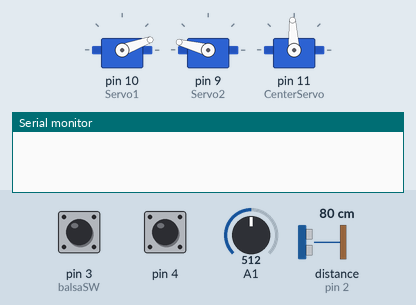
Recording of a sketch running on a simulated Arduino Uno, built with avr-gcc and run on an emulated ATmega328P. Parts: 3 × servo, the last lines printed to the serial monitor. Wiring (inferred from the names in the program): ultrasonic range finder: trigger pin 12; echo pin 2. The test bench sets the inputs (shaded band); at power-on: pin 4 HIGH, pin 3 (balsaSW) HIGH, A1 = 512, distance to the obstacle (sensor on pin 2) 80 cm. The echo pulse lasts 58.3 µs per cm.

Above: at 0.8 s.
0.9 s: pin 4 pulled LOW for 0.15 s
3.9 s: pin 3 (balsaSW) pulled LOW for 0.15 s
At 5.0 s:
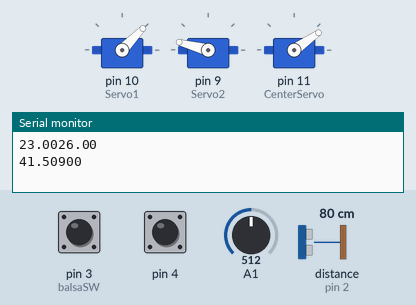
7.0 s: A1 set to 171
10.0 s: A1 set to 154
At 10.15 s:
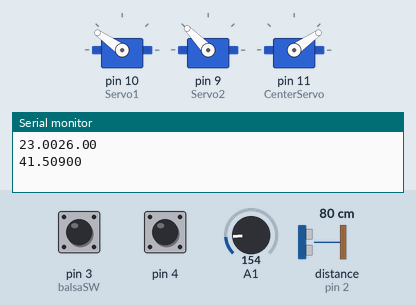
13.0 s: distance to the obstacle (sensor on pin 2) set to 2 cm
At 13.15 s:
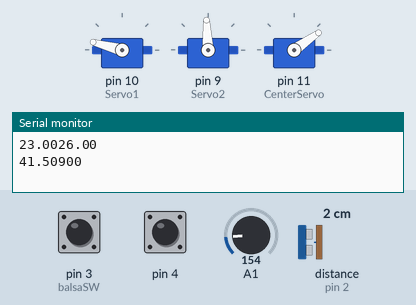
16.0 s: pin 3 (balsaSW) pulled LOW for 1 s
At 16.7 s:
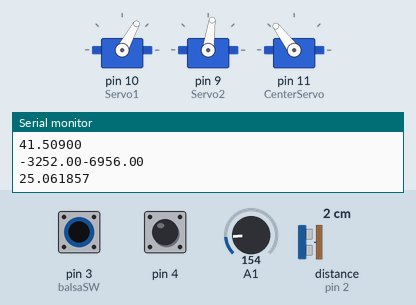
Timing chart, 0 to 23.0 s (numbered marks = the images above; inputs shaded):
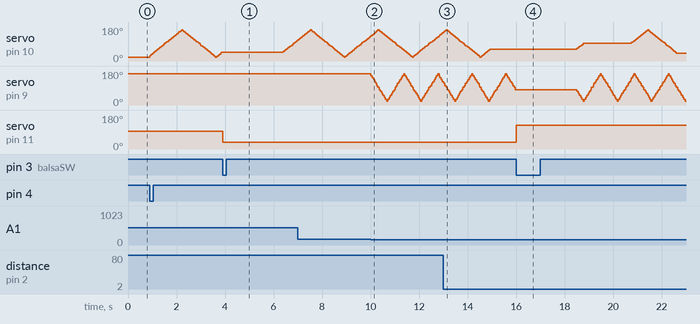

The sketch:

termProject.ino
```cpp
#include "ServoTimer2.h" // Servo.h가 TimerOne.h를 참조하므로 두 라이브러리를 함께 사용 불가. 따라서 Servotimer2.h 사용 이 때 angle 750(0도)~2250(180도)임에 주의
#include <TimerOne.h>
#include "LiquidCrystal_I2C.h"

#define trig 12 // 초음파 trig
#define echo 2 // 초음파 echo를 인터럽트 핀0으로 사용
#define DAngle 28 // unit angle = 180/DAngle이 되는 값. 실제로는 140도라서 140/DAngle=5가 되는 값이 28로 잡음
#define TimerInterval 50000 // 타이머 시간초 간격 -> 서보모터 회전속도(작을수록 빠름) us단위. 50000 권장
#define balsaSW 3

//객체 생성
ServoTimer2 Servo1; // Servo1 객체 생성(포신 왼쪽)
ServoTimer2 Servo2; // Servo2 객체 생성(포신 오른쪽)
ServoTimer2 CenterServo; //포신 좌우 조절 서보 객체 생성
ServoTimer2 balsaServo; //발사를 조절하는 서보 객체 생성 => continuous servo FS90R 사용
//LiquidCrystal_I2C lcd(0x27,20,4);  // 접근주소: 0x3F or 0x27

//x,y 계산 관련 변수
int x,y; //서보모터 1이 계산한 x,y
int x2,y2;
float savedx, savedy;       //발사버튼 눌렸을 때 저장된 x,y값

//발사 관련 변수
int make2Second=0;        //BALSSA 함수에서 약 2초 세고 발사
int MODE=1;               //MODE1:자동인식, MODE2:발사모드

//함수원형
void getDistance();       //거리 측정
void countXY();           //서보1 측정된 거리로 xy값 반환
void countXY2();          //서보2 측정된 거리로 xy값 반환
void countRXY();          //xy값을 통해 중앙서보모터 각도 계산
void ActiveCode();        //MODE1 코드 실행(적 탐지)
void BALSSA();            //MODE2 코드 실행(발사)

//그 외 변수
volatile bool state=false;          // 타이머 tick마다 신호(state) 보내줌
int cntServo=0;                     //루프 안에서의 서보카운트
int cntServo2=0;                    //루프 안에서의 서보카운트2
volatile bool ServoEnable=true;     //서보 동작시킬 것인가
volatile bool ServoEnable2=true;
volatile int distance;              //초음파 센서가 읽은 거리
volatile int distance2;             //psd 센서가 읽은 거리
int mappedAngle=750;                // 0~180도 범위를 ServoTimer2 범위(750~2250)로 맵핑
int mappedAngle2=2250;              // 서보2
float servo1Angle=20;               //서보모터1의 초기 각도값(countXY)에서 사용
float servo2Angle=20;               //서보모터2의 초기 각도값(countXY2)에서 사용
bool wave_finished = true;          //pulseIn 딜레이 없애기 - github DooHaKim/Radar_non_block.c
unsigned long _start, _end;
float theta=70;                       //CenterServo 각도를 위해 x,y 아크탄젠트를 통해 세타값 계산하기 위한 변수. 초기값 70
int mappedCSA=0;                    //맵핑된 Center Servo Angle
bool chkCSA = false;                //Center Servo Angle를 받아왔는가?


void Out_Wave(){   //초음파 딜레이 없애기 함수1-1
  wave_finished = false;
  digitalWrite(trig,HIGH);
  delayMicroseconds(10);
  digitalWrite(trig,LOW);
}

void ISR_echo(){      //초음파 딜레이 없애기 함수1-2
  switch(digitalRead(echo)){
    case HIGH:
      _start = micros();
      break;
    case LOW:
      _end = micros();
      wave_finished = true;
      break;
    }
  }


void tick(void){      //타이머 인터럽트 tick
  state=true;         //시간간격마다 cntServo 변수값 1씩 증가시키는 변수
  getDistance();
  countXY();
  countXY2();

  //Serial.print("x= ");Serial.print(x);Serial.print(", y= ");Serial.print(y);Serial.print(", x2= ");Serial.print(x2);Serial.print(", y2= ");Serial.println(y2);
  //Serial.print("distance1= ");Serial.print(distance);Serial.print(", distance2= ");Serial.println(distance2);
}

void MODE_C2(){     //인터럽트 스위치 눌리면 모드2 시작(BALSSA 함수 실행)
  savedx=(x+x2)/2;
  savedy=(y+y2)/2;
  MODE=2;
}

//초기 세팅
void setup() {
  pinMode(balsaSW, INPUT_PULLUP);   //인터럽트 발사 스위치(3핀) 내부풀업
  pinMode(4,INPUT_PULLUP);          //스위치(4핀) 내부풀업
  Serial.begin(115200);             //시리얼 모니터 통신속도
  pinMode(trig,OUTPUT);             //초음파 trig
  pinMode(echo,INPUT);              //초음파 echo
  attachInterrupt(0, ISR_echo, CHANGE);               //초음파 인터럽트0
  attachInterrupt(1, MODE_C2, FALLING);                //발사
  Servo1.attach(10);                //서보 9,10번핀 사용->아날로그 신호(PWM)
  Servo2.attach(9);                 //서보
  CenterServo.attach(11);           //포신 좌우조절 서보 11번 핀(PWM)
//  balsaServo.attach(5);             //발사를 조절하는 서보
  Timer1.initialize(TimerInterval); //시간초 간격 500000->0.5s
  Timer1.attachInterrupt(tick);     //시간초 간격마다 tick의 동작
  Out_Wave();                       //초음파 딜레이 없애기 함수1
//  lcd.init();                       //lcd 시작
//  lcd.backlight();                  //lcd 배경불빛
  Servo1.write(750);                //서보 초기 각도
  Servo2.write(2250);
//  lcd.setCursor(0,0);               //lcd 초기 입력값
//  lcd.print("Press Start");
//  lcd.setCursor(0,1);
//  lcd.print("Loading...");
  CenterServo.write(1500);
  int sw=digitalRead(4);            //시작버튼 핀4 지정
  balsaServo.write(1500);
  while(sw==1){                     //시작 버튼 눌릴 때까지 대기
    sw=digitalRead(4);
  }
//  lcd.clear();
  getDistance();                    //처음 거리 계산
}


//메인 루프
void loop() {
    if (MODE==1) ActiveCode();
    if (MODE==2) BALSSA();

}


//모드1 함수
void ActiveCode(){
    if (state){ //시간간격마다 cntServo 올려줌
      if (ServoEnable) cntServo++;
      if (ServoEnable2) {cntServo2++;
      cntServo2++;}
      state=false;
    }

    if (cntServo==2*DAngle) cntServo=0;
    if (cntServo2==2*DAngle) cntServo2=0;

    if (distance < 30) ServoEnable=false;
    else ServoEnable=true;

    if (distance2 < 30) ServoEnable2=false;     //적외선 센서가 너무 사물 잘 인식해서 거리 줄임
    else ServoEnable2=true;


    if (cntServo<DAngle) mappedAngle=map(cntServo*(140/DAngle),0,140,750,2250); //ServoTimer2 사용했으므로 맵핑
    else if (cntServo<2*DAngle) mappedAngle=map(280-cntServo*(140/DAngle),0,140,750,2250);

    if (cntServo2<DAngle) mappedAngle2=map(cntServo2*(140/DAngle),0,140,750,2250);
    else if (cntServo2<2*DAngle) mappedAngle2=map(280-cntServo2*(140/DAngle),0,140,750,2250); //ServoTimer2 사용했으므로 맵핑


    if (ServoEnable==true){
      Servo1.attach(10);
      Servo1.write(mappedAngle);
    }
    else {
      Servo1.detach();                  //detach 쓰지 않으면 서보모터가 틱틱거림
//      lcd.setCursor(0,0);
//      lcd.print("x=");lcd.print(x);lcd.print(", y=");lcd.print(y);lcd.print("  ");
    }

    if (ServoEnable2==true){
      Servo2.attach(9);
      Servo2.write(3000-mappedAngle2);  //서보1과 반대 방향 회전
    }
    else {
      Servo2.detach();
//      lcd.setCursor(0,1);
//      lcd.print("x2=");lcd.print(x2);lcd.print(", y2=");lcd.print(y2);lcd.print("  ");
    }
}


//거리계산 함수
void getDistance(){           //센서값으로 거리를 받아서 distance, distance2로 반환
    if(wave_finished)         //초음파 센서값 반환
   {
    distance = (_end - _start) * 0.034 / 2 - 3;
    Out_Wave();
    }

    int volt = map(analogRead(A1),0,1023,0,5000); //적외선 센서값 반환
    distance2 = (23.666/(volt-0.1696)*1000);

    if (distance > 300) distance=300;
    if (distance2 > 300) distance=300;
}


//극좌표->xy좌표 좌표변환 함수
void countXY() {
  if (cntServo<DAngle) servo1Angle = 20 + 5*cntServo;
  else if (cntServo<2*DAngle) servo1Angle = 160 - 5*(cntServo-DAngle);
  x=-15+(5+distance)*cos(radians(servo1Angle)); //보정값
  y=distance*sin(radians(servo1Angle))+4;
}

void countXY2() {
  if (cntServo2<DAngle) servo2Angle = 160 - 5*cntServo2;
  else if (cntServo<2*DAngle) servo2Angle = 20 + 5*(cntServo2-DAngle);
  x2=12+distance2*cos(radians(servo2Angle));
  if (cntServo>(DAngle/2) && cntServo<(DAngle*3/2)) x2=x2+5;
  y2=distance2*sin(radians(servo2Angle));
  if (y2<4) y2=y2+3;
}


//모드2 함수(발사)
void BALSSA() {
  theta=degrees(atan(abs(savedx)/abs(savedy)));
//  theta=atan(abs(savedx)/abs(savedy));
  if (savedx>0) mappedCSA=map(70-theta,0,140,500,2500);  //이론상으로는 70-theta이지만 보정해준 값
  else mappedCSA=map(70+theta,0,140,500,2500);
//  lcd.clear();
//  lcd.setCursor(0,0);
//  lcd.print("Warnimg:Enemy Detected!");
//  lcd.setCursor(0,1);
//  lcd.print("x=");lcd.print(savedx);lcd.print(", y=");lcd.print(savedy);
  MODE=2;
  if (state) make2Second++;
  Serial.print(savedx);Serial.println(savedy);

  Serial.print(theta);Serial.println(mappedCSA);

//  if (chkCSA==false) {
    countRXY();
//    chkCSA=true;
    CenterServo.write(mappedCSA);
    delay(500);
//  }
    balsaServo.write(1400);
    delay(2000);
    balsaServo.write(1500);
////    chkCSA=false;
//    lcd.clear();
    MODE=1;
}


//xy->Center Servo 극좌표 역변환
void countRXY(){
  theta=degrees(atan(abs(savedx)/abs(savedy)));
////  theta=atan(abs(savedx)/abs(savedy));
//  if (savedx>0) mappedCSA=map(70-theta,0,140,500,2500);  //이론상으로는 70-theta이지만 보정해준 값
//  else mappedCSA=map(70+theta,0,140,500,2500);
//  lcd.clear();
//  lcd.setCursor(0,0);
//  lcd.print("Warnimg:Enemy Detected!");
//  lcd.setCursor(0,1);
//  lcd.print("x=");lcd.print(savedx);lcd.print(", y=");lcd.print(savedy);
}
```

Measured:
- the behaviour switches between 162 and 161 on A1 (found by bisection; images 1 and 2)
- after the input at 3.9 s, servo on pin 11 (CenterServo): 93° → 35° at once
- after the input at 13.0 s, servo on pin 10 (Servo1): goes on until 14.9 s, then stays 61°
- after the input at 16.0 s, servo on pin 11 (CenterServo): 35° → 127° at once
